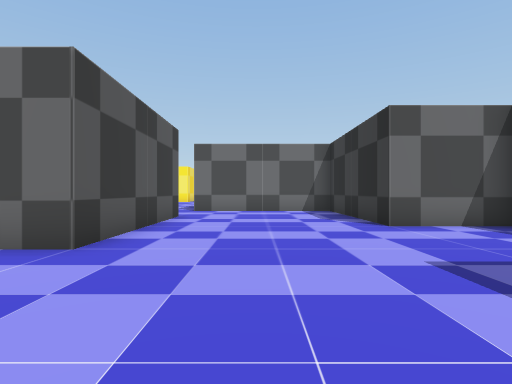
view 1 (above)

20 first-person views from a walk through a Unity game level. The camera is 1.4 m above the floor, looks level and sees 80° across. The floor is counted in squares, 2 m on a side. Each view is taken from the middle of a square. On the plan, view 1 faces up. The plan holds only what a view shows up to about 10 squares ahead; the rest is blank. The place goes on beyond the plan. The player is left out. Some animated figures are not drawn.

view 2
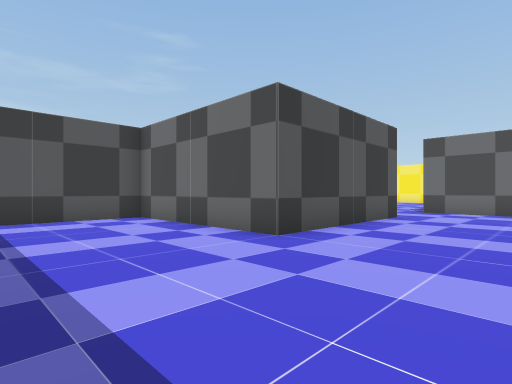

view 3
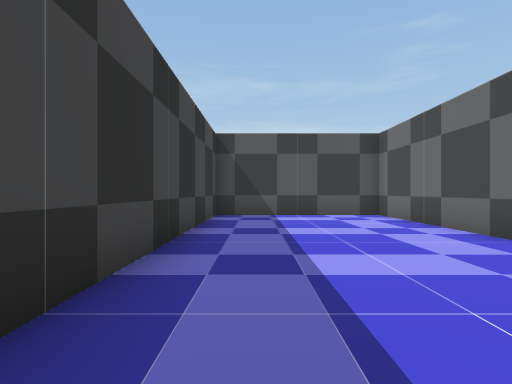

view 4
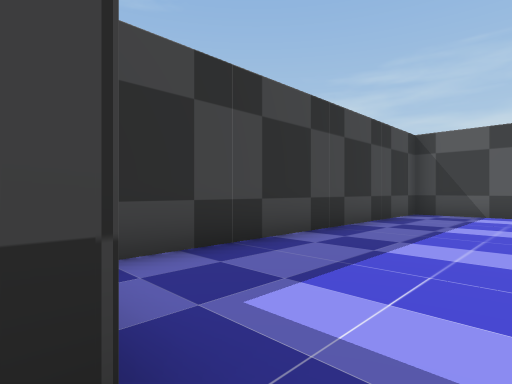

view 5
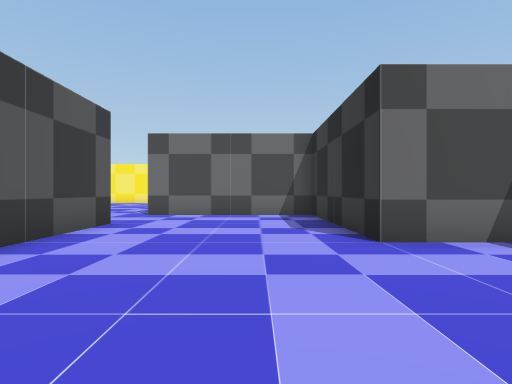

view 6
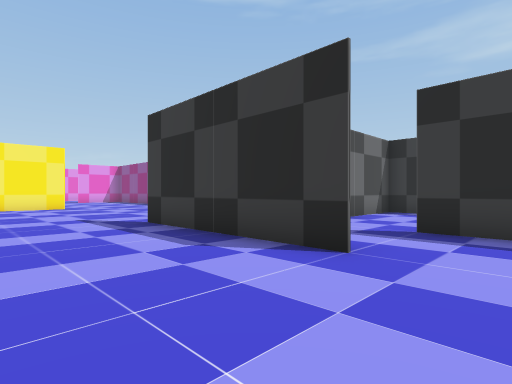

view 7
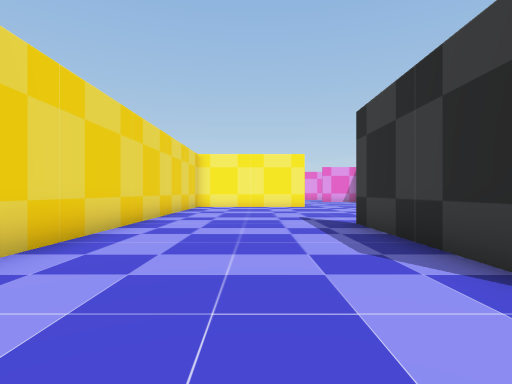

view 8
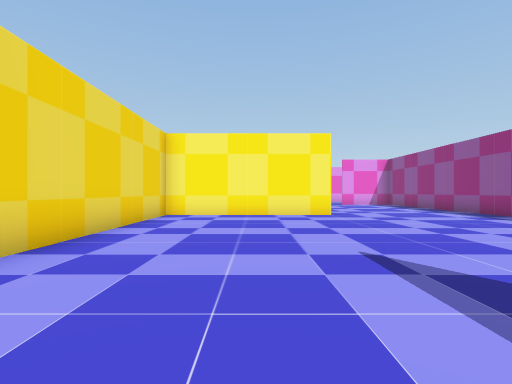

view 9
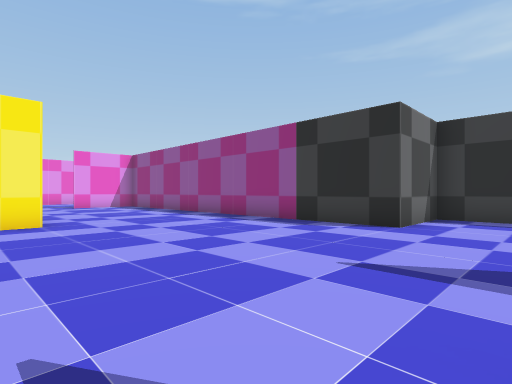

view 10
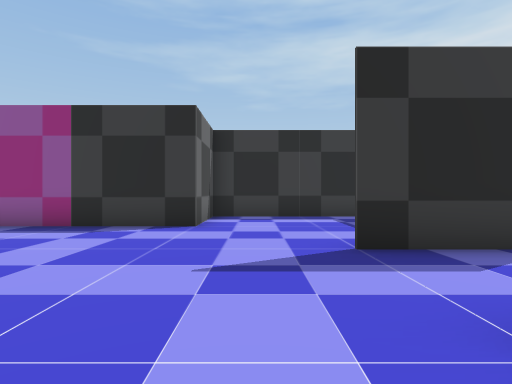

view 11
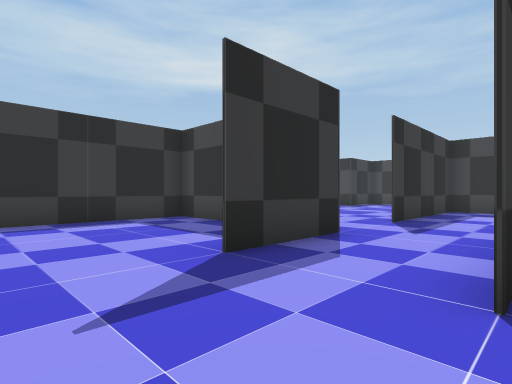

view 12
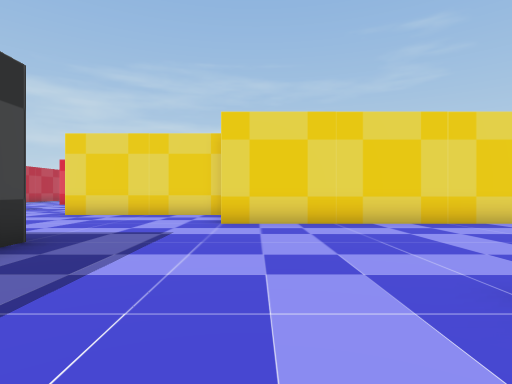

view 13
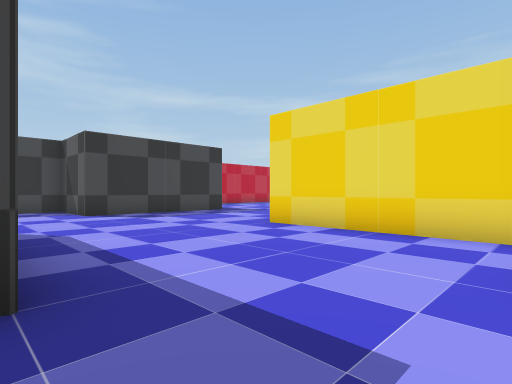

view 14
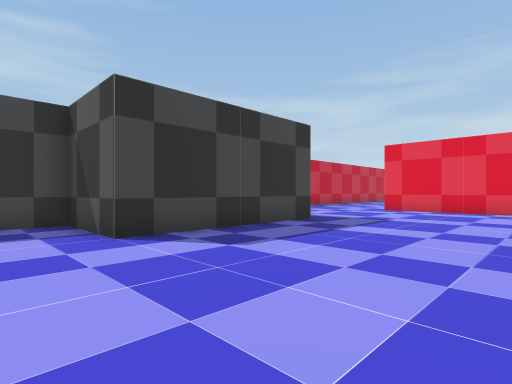

view 15
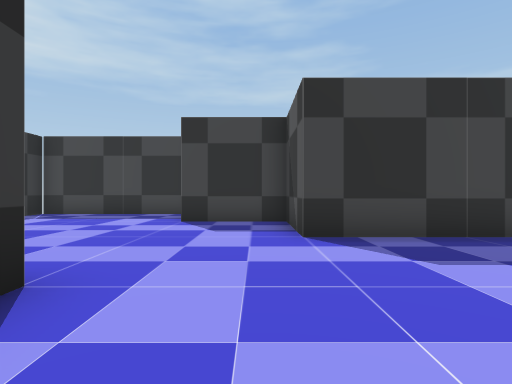

view 16
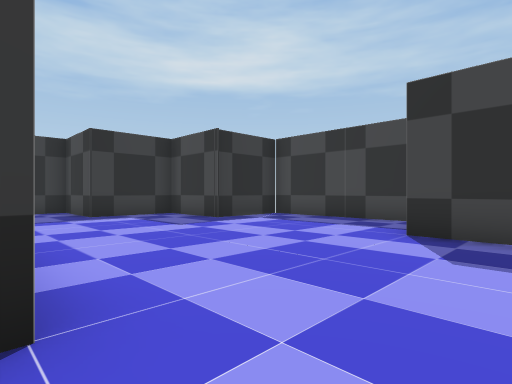

view 17
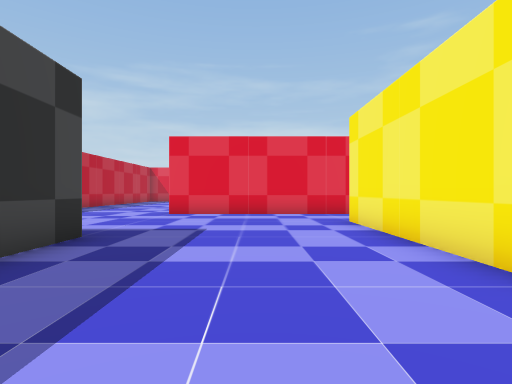

view 18
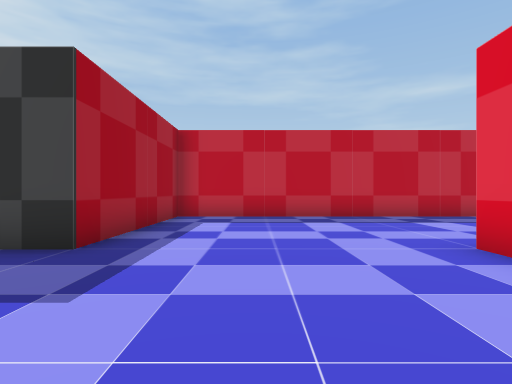

view 19
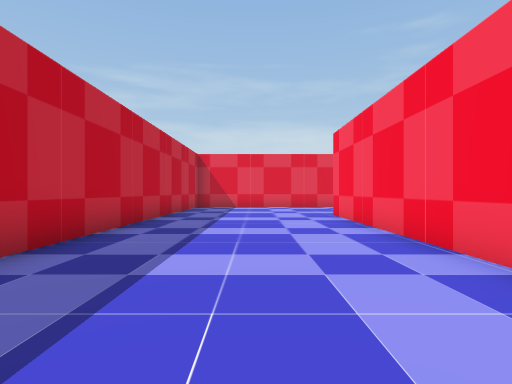

view 20
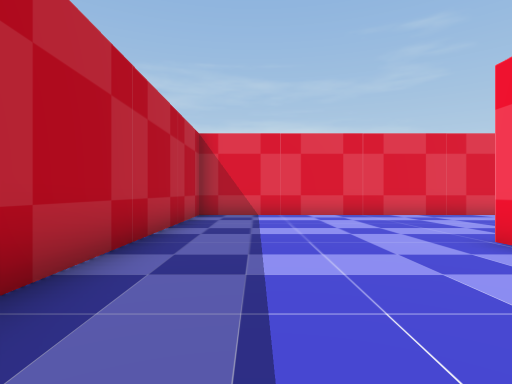

### Floor plan
Points are (right, up) in squares from view 1. A wall is a line through its corners. A room is listed if a view was taken in it or the views show most of it. See-through windows are left out.
Room 1 (views 1, 2, 3, 4, 5)
walls: (-2.2, 8.8) (-2.2, 3.7) (-7.2, 3.7) (-7.2, -1.2) (1.9, -1.2); (3.5, 6.2) (2.7, 6.2) (2.7, 10.9); (2.8, 11.2) (-2.3, 11.2)
ways out: opening at (-2, 9.5) to room 2
Room 2 (views 6, 7, 8, 9, 10, 11, 12, 13, 14, 15, 16, 17, 18, 19, 20)
walls: (-12.2, 6) (-12.2, 1.1); (-12.6, 1.2) (-17.2, 1.2); (-7.4, 3.8) (-6.8, 3.8); (-3.5, 3.8) (-3, 3.8); (-4.8, 8.6) (-4.8, 13.9); (-2.3, 4.5) (-2.3, 8.9); (-19.7, 2) (-19.7, -3.9); (-2.3, 11.2) (-2.3, 13.9); (-20.8, -3.6) (-27.4, -3.6); (-6.6, -8.7) (-2.3, -8.7) (-2.3, -6.2) (-0.1, -6.2); (0.9, 11.3) (2.8, 11.3); (0.2, -6) (0.2, -3.7) (2.4, -3.7); (2.7, 10.9) (2.7, 16.2) (0.2, 16.2) (0.2, 22); (2.7, -3.5) (2.7, -2.9); (-4.6, 21.2) (-9.7, 21.2) (-9.7, 6.1); (-32.2, 0.2) (-32.2, -8.7) (-14.8, -8.7) (-14.8, -3.7) (-9.7, -3.7) (-9.7, -6.2) (-7.1, -6.2)
ways out: opening at (-2, 9.5) to room 1; opening at (-18.5, 1)

Where each view was taken, in squares from view 1:
view 1: 0 up, 0 right, facing up
view 2: 0 up, 1 right, facing up-left
view 3: 0 up, 2 right, facing left
view 4: 2 up, 3 right, facing down-left
view 5: 2 up, 1 right, facing up
view 6: 7 up, 8 left, facing up-right
view 7: 7 up, 7 left, facing up
view 8: 12 up, 7 left, facing up
view 9: 14 up, 6 left, facing up-right
view 10: 15 up, 6 left, facing right
view 11: 16 up, 5 left, facing down-right
view 12: 7 up, 3 left, facing left
view 13: 6 up, 7 left, facing down-left
view 14: 1 up, 8 left, facing down-left
view 15: 1 up, 9 left, facing down
view 16: 1 down, 9 left, facing down-right
view 17: 1 down, 10 left, facing left
view 18: 0 up, 17 left, facing down
view 19: 6 down, 18 left, facing left
view 20: 7 down, 23 left, facing left
